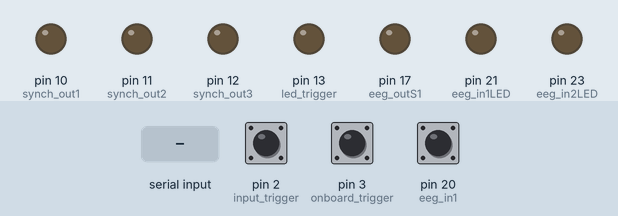
Bench run of a sketch on a simulated Arduino Mega 2560, built with avr-gcc and run on an emulated ATmega2560. Parts: output pins drawn as LEDs (lit = HIGH). The inputs (shaded band) are chosen by the test bench; at power-on: pin 2 (input_trigger) HIGH, pin 20 (eeg_in1) HIGH, pin 3 (onboard_trigger) HIGH. Pins used as bus, display or sensor lines are not drawn; what the sketch prints to the serial monitor is not drawn.

Above: at 3.4 s.
3.5 s: pin 2 (input_trigger) pulled LOW for 0.15 s
At 3.57 s:
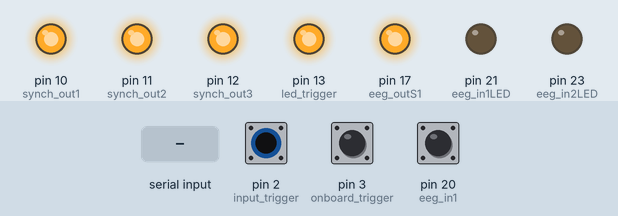
5.1 s: "s" received over Serial
At 5.6 s:
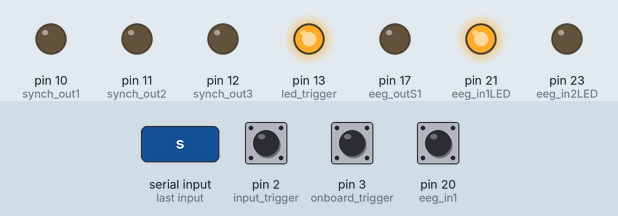
8.1 s: pin 20 (eeg_in1) pulled LOW for 0.15 s
At 8.6 s:
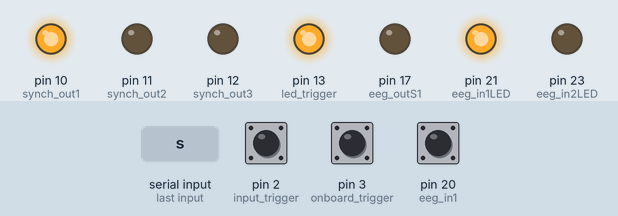
9.7 s: pin 3 (onboard_trigger) pulled LOW for 0.15 s
At 11.0 s:
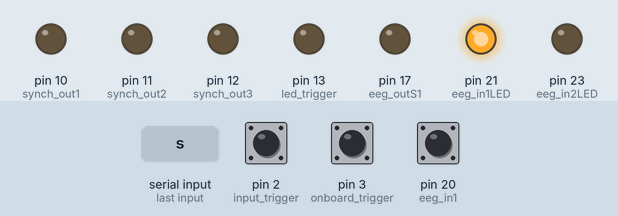
11.3 s: "e" received over Serial
At 12.7 s:
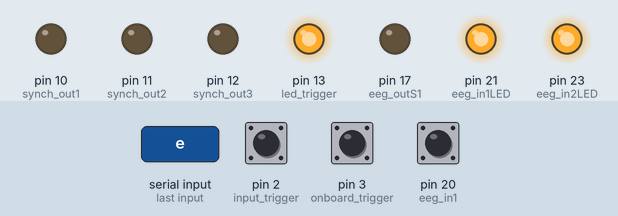
14.3 s: "S" received over Serial
At 15.0 s:
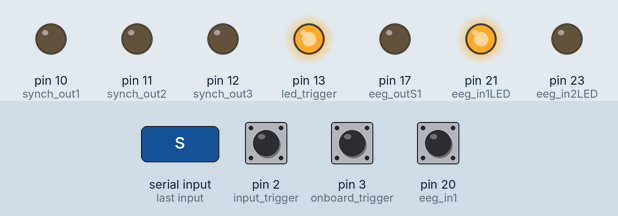
Timing chart, 0 to 17.3 s (numbered marks = the images above; inputs shaded):
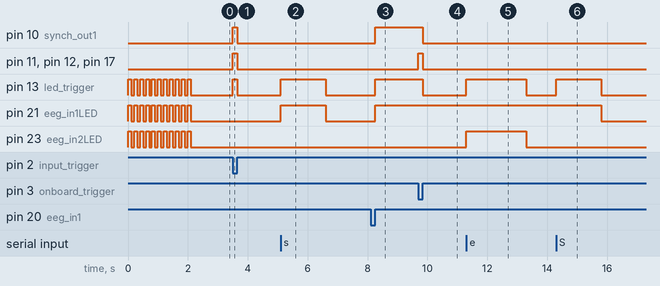

Measured:
- after the input at 3.5 s, pin 10 (synch_out1), pin 11 (synch_out2), pin 12 (synch_out3), pin 13 (led_trigger), pin 17 (eeg_outS1): LOW → HIGH at once, → LOW 0.15 s later
- after the input at 5.1 s, pin 13 (led_trigger), pin 21 (eeg_in1LED): LOW → HIGH at once, → LOW 1.5 s later
- after the input at 8.1 s, pin 10 (synch_out1), pin 13 (led_trigger), pin 21 (eeg_in1LED): LOW → HIGH after 0.15 s
- after the input at 9.7 s, pin 10 (synch_out1), pin 13 (led_trigger): HIGH → LOW after 0.15 s; pin 11 (synch_out2), pin 12 (synch_out3), pin 17 (eeg_outS1): LOW → HIGH at once, → LOW 0.15 s later
- after the input at 11.3 s, pin 13 (led_trigger), pin 23 (eeg_in2LED): LOW → HIGH at once, → LOW 2.0 s later
- after the input at 14.3 s, pin 13 (led_trigger): LOW → HIGH at once, → LOW 1.5 s later; pin 21 (eeg_in1LED): HIGH → LOW after 1.5 s

The sketch:

XBee_TriggerBox_MAIN_PsychtoolboxProtocol_JB.ino
```cpp
// This is the main file for the XBee trigger system.

// Manual trigger buttons for system synch
const int input_trigger = 2; // Main input trigger button - external
const int onboard_trigger = 3; // Main input trigger button - onboard

// MATLAB Serial Altered Pin
const int matlab_serial = 4; // Just used for detecting interrupt

// Output BNC
const int synch_out1 = 10; // BNC 1
const int synch_out2 = 11; // BNC 2
const int synch_out3 = 12;  // BNC 3
const int led_trigger = 13; // Input trigger indicator LED

// EEG 25-pin connector
const int eeg_outS1 = 17; // S1 trigger input to EEG
const int eeg_outS2 = 18; // S2 trigger input to EEG
const int eeg_outS4 = 19; // S4 trigger input to EEG

// BNC in from IR sensors - write to EEG out
const int eeg_in1 = 20; // Input 1 from IR sensor to EEG
const int eeg_in1LED = 21; // LED indicator for input 1 from IR sensor to EEG
const int eeg_in2 = 22; // Input 2 from IR sensor to EEG
const int eeg_in2LED = 23; // LED indicator for input 2 from IR sensor to EEG

// Create flag variable
volatile boolean flag1 = 0;
volatile boolean flag2 = 0;
volatile boolean flag3 = 0;
volatile boolean flag4 = 0;
volatile boolean flag5 = 0;

char matlabSignal;

// Debouncing variables
// For input trigger
unsigned long lastDebounceTime1 = 0; // last time input toggled
unsigned long debounceDelay1 = 30; // debounce time, increase if input flickers
// For onboard trigger
unsigned long lastDebounceTime2 = 0; // last time input toggled
unsigned long debounceDelay2 = 30; // debounce time, increase if input flickers
// For eeg_in1
unsigned long lastDebounceTime3 = 0; // last time input toggled
unsigned long debounceDelay3 = 30; // debounce time, increase if input flickers
// For eeg_in2
unsigned long lastDebounceTime4 = 0; // last time input toggled
unsigned long debounceDelay4 = 30; // debounce time, increase if input flickers

// Serial1 for writing to XBee
// rx1 = 0;
// tx1 = 1;

// ***********************************************************************************************************
// *                                                                                                         *
// *                                  ******* MAIN SETUP *******                                             *
// *                                                                                                         *
// ***********************************************************************************************************
void setup() {

  // Serial communication
  Serial1.begin(9600);
  Serial.begin(9600);


  // Define all pin modes
  pinMode(input_trigger, INPUT_PULLUP);     // INPUT_PULLUP used because using button
  pinMode(onboard_trigger, INPUT_PULLUP);   // INPUT_PULLUP used because using button
  pinMode(matlab_serial, INPUT_PULLUP);     // not sure about this ///////////////////////////////////////////////////////////////////////////////////////////////////////
  pinMode(synch_out1, OUTPUT);
  pinMode(synch_out2, OUTPUT);
  pinMode(synch_out3, OUTPUT);
  pinMode(led_trigger, OUTPUT);
  pinMode(eeg_outS1, OUTPUT);
  pinMode(eeg_outS2, OUTPUT);
  pinMode(eeg_outS4, OUTPUT);
  pinMode(eeg_in1, INPUT_PULLUP);
  pinMode(eeg_in1LED, OUTPUT);
  pinMode(eeg_in2, INPUT_PULLUP);
  pinMode(eeg_in2LED, OUTPUT);

  // Turn LEDs on and off 5x to indicate start up
  for (int ii = 0; ii <= 10; ii++) {
    digitalWriteFast(led_trigger, HIGH);
    digitalWriteFast(eeg_in1LED, HIGH);
    digitalWriteFast(eeg_in2LED, HIGH);
    setXBeeState(0x5);
    delay(100);
    digitalWriteFast(led_trigger, LOW);
    digitalWriteFast(eeg_in1LED, LOW);
    digitalWriteFast(eeg_in2LED, LOW);
    setXBeeState(0x4);
    delay(100);
  }

  // Setup interrupts
  // CHANGE used because need to interrupt when button pressed and when button released
  attachInterrupt (digitalPinToInterrupt(input_trigger), checkExternalButton, CHANGE);  // attach input_trigger (external) to pin 2
  attachInterrupt (digitalPinToInterrupt(onboard_trigger), checkOnboardButton, CHANGE);  // attach onboard_trigger (internal) to pin 3
  attachInterrupt (digitalPinToInterrupt(eeg_in1), checkInput1, CHANGE);  // attach eeg_in1 to pin 20
  attachInterrupt (digitalPinToInterrupt(eeg_in2), checkInput2, CHANGE);  // attach eeg_in2 to pin 22
  //attachInterrupt (digitalPinToInterrupt(matlab_serial), checkMATLAB, CHANGE); //serial from MATLAB


} // end of void setup()

// ***********************************************************************************************************
// *                                                                                                         *
// *                                  ******* MAIN LOOP *******                                              *
// *                                                                                                         *
// ***********************************************************************************************************

void loop() {

  // ************ //
  // Check flag 1 //      // For input trigger
  // ************ //

  if (flag1 == true)  // trigger by interrupt
  {
    int state1 = digitalRead(input_trigger);  // read and store current value (HIGH or LOW)

    if ((long)(millis() - lastDebounceTime1) > debounceDelay1) // check if elapsed time since signal is greater than interval
    { // must be set to long
      flag1 = false; // reset flag
      //Serial.println((millis() - lastDebounceTime1)); // prints elapsed time

      if (state1 == LOW)  // button pressed
      {
        triggerON();  // turns lights on and sends signals to certain outputs
      }
      else if (state1 == HIGH)  // button not pressed
      {
        triggerOFF(); // turns lights off and stops signals to certain outputs
      }

      lastDebounceTime1 = millis(); //reset time

    } // end of if ((long)(millis() - lastDebounceTime1) > debounceDelay1)
  }  // end of if (flag1 == true)


  // ************ //
  // Check flag 2 //    // For onboard trigger
  // ************ //

  if (flag2 == true)  // trigger by interrupt
  {
    int state2 = digitalRead(onboard_trigger);  // read and store current value (HIGH or LOW)

    if ((long)(millis() - lastDebounceTime2) > debounceDelay2) // check if elapsed time since signal is greater than interval
    { // must be set to long
      flag2 = false; // reset flag
      //Serial.println((millis() - lastDebounceTime2)); // prints elapsed time

      if (state2 == LOW)  // button pressed
      {
        triggerON();  // turns lights on and sends signals to certain outputs
      }
      else if (state2 == HIGH)  // button not pressed
      {
        triggerOFF(); // turns lights off and stops signals to certain outputs
      }

      lastDebounceTime2 = millis(); //reset time

    } // end of if ((long)(millis() - lastDebounceTime2) > debounceDelay2)
  }  // end of if (flag2 == true)


  // ************ //
  // Check flag 3 //    // For eeg_in1 trigger
  // ************ //

  // NOTE: A change in flag 3 (from eeg_in1 interrupt) ONLY creates marker in EEG data (S2)

  if (flag3 == true)  // trigger by interrupt
  {
    int state3 = digitalRead(eeg_in1); // read and store current value (HIGH or LOW)

    if ((long)(millis() - lastDebounceTime3) > debounceDelay3) // check if elapsed time since signal is greater than interval
    { // must be set to long
      flag3 = false; // reset flag
      //Serial.println((millis() - lastDebounceTime3)); // prints elapsed time

      if (state3 == HIGH)  // blocked
      {
        // Set pins to high
        digitalWriteFast(eeg_outS2, HIGH);
        digitalWriteFast(eeg_in1LED, HIGH);
        // Turn on LED indicator
        digitalWriteFast(led_trigger, HIGH);
        digitalWriteFast(synch_out1, HIGH);
      }
      else if (state3 == LOW)  // not blocked
      {
        // Set pins to low
        digitalWriteFast(eeg_outS2, LOW);
        digitalWriteFast(eeg_in1LED, LOW);
        // Turn off LED indicator
        digitalWriteFast(led_trigger, LOW);
        digitalWriteFast(synch_out1, LOW);
      }

      lastDebounceTime3 = millis(); //reset time

    } // end of if ((long)(millis() - lastDebounceTime3) > debounceDelay3)
  }  // end of if (flag3 == true)


  // ************ //
  // Check flag 4 //    // For eeg_in2 trigger
  // ************ //

  // NOTE: A change in flag 4 (from eeg_in2 interrupt) ONLY creates marker in EEG data (S4)

  if (flag4 == true)  // trigger by interrupt
  {
    int state4 = digitalRead(eeg_in2);  // read and store current value (HIGH or LOW)

    if ((long)(millis() - lastDebounceTime4) > debounceDelay4) // check if elapsed time since signal is greater than interval
    { // must be set to long
      flag4 = false; // reset flag
      //Serial.println((millis() - lastDebounceTime4)); // prints elapsed time

      if (state4 == HIGH)  // blocked
      {
        // Set pins to high
        digitalWriteFast(eeg_outS4, HIGH);
        digitalWriteFast(eeg_in2LED, HIGH);
        // Turn on LED indicator
        digitalWriteFast(led_trigger, HIGH);
        digitalWriteFast(synch_out1, HIGH);
      }
      else if (state4 == LOW)  // not blocked
      {
        // Set pins to low
        digitalWriteFast(eeg_outS4, LOW);
        digitalWriteFast(eeg_in2LED, LOW);
        // Turn off LED indicator
        digitalWriteFast(led_trigger, LOW);
        digitalWriteFast(synch_out1, LOW);
      }

      lastDebounceTime4 = millis(); //reset time

    } // end of if ((long)(millis() - lastDebounceTime3) > debounceDelay3)
  }  // end of if (flag4 == true)

//------------------------------------------------------------------------------
//  // ************ //
//  // Check flag 5 //    // For matlab_serial trigger
//  // ************ //
//
//  // NOTE: A change in flag 5 (from matlab_serial interrupt) ONLY creates marker in EEG data (S1 and S2)
//
//  if (flag5 == true)  // trigger by interrupt
//  {
//    int state5 = digitalRead(matlab_serial); // read and store current value (HIGH or LOW)
//
//    flag5 = false; // reset flag
//
//    if (state5 == HIGH)  // serial is not null
//    {
//      // Set pins to high
//      digitalWriteFast(eeg_outS1, HIGH);
//      digitalWriteFast(eeg_outS2, HIGH);
//      // Turn on LED indicator
//      digitalWriteFast(led_trigger, HIGH);
//      // Turn on LED BNC
//      digitalWriteFast(synch_out1, HIGH);
//      //Make marker different from eeg_in1 pulse
//      //delayMicroseconds(100000);
//    }
//    else if (state5 == LOW)  // serial is null
//    {
//      // Set pins to low
//      digitalWriteFast(eeg_outS1, LOW);
//      digitalWriteFast(eeg_outS2, LOW);
//      // Turn off LED indicator
//      digitalWriteFast(led_trigger, LOW);
//      // Turn off LED BNC
//      digitalWriteFast(synch_out1, LOW);
//    }
//  }  // end of if (flag5 == true)
//--------------------------------------------------------------------------------

} // end of void loop()

// ***********************************************************************************************************
// *                                                                                                         *
// *                          ******* Change status of digital pins *******                                  *
// *                                                                                                         *
// ***********************************************************************************************************

void serialEvent() {
  char rxChar = Serial.read();            // Save character received.
  Serial.flush();                    // Clear receive buffer.
  // Indicate start of experiment
  switch (rxChar) {
    case 's':
    case 'S':                          // If received 's' or 'S':
       // Set pins to high
       digitalWriteFast(eeg_outS2, HIGH);
       // blink twice to indicate start
        for (int ii = 0; ii <= 2; ii++) {
        digitalWriteFast(eeg_in1LED, HIGH);
        digitalWriteFast(led_trigger, HIGH);
        delay(500);
        digitalWriteFast(eeg_in1LED, LOW);
        digitalWriteFast(led_trigger, LOW);
        }
        delay(10);
        // Set pin to low
        digitalWriteFast(eeg_outS2, LOW);
        // Return "ok" for matlab to confirm rx
        Serial.write("ok");
      break;
    // Indicate end of experiment
    case 'e':
    case 'E':                          // If received 'e' or 'E':
      // Set pins to high
       digitalWriteFast(eeg_outS4, HIGH);
       // blink thrice to indicate start
        for (int ii = 0; ii <= 3; ii++) {
        digitalWriteFast(eeg_in2LED, HIGH);
        digitalWriteFast(led_trigger, HIGH);
        delay(500);
        digitalWriteFast(eeg_in2LED, LOW);
        digitalWriteFast(led_trigger, LOW);
        }
        delay(10);
        // Set pin to low
        digitalWriteFast(eeg_outS4, LOW);
        // Return "ok" for matlab to confirm rx
        Serial.write("ok");
      break;
      // Indicate unknown character
  }
}

void triggerON ()
{
  // Set pins to high
  digitalWriteFast(synch_out1, HIGH);
  digitalWriteFast(synch_out2, HIGH);
  digitalWriteFast(synch_out3, HIGH);
  digitalWriteFast(eeg_outS1, HIGH);
  // Set xbee to high
  setXBeeState(0x5);
  // Turn on LED indicator
  digitalWriteFast(led_trigger, HIGH);
  // Signal MATLAB
  Serial.write('M');
}

void triggerOFF ()
{
  // Set pins to low
  digitalWriteFast(synch_out1, LOW);
  digitalWriteFast(synch_out2, LOW);
  digitalWriteFast(synch_out3, LOW);
  digitalWriteFast(eeg_outS1, LOW);
  // Set xbee to low
  setXBeeState(0x4);
  // Turn off LED indicator
  digitalWriteFast(led_trigger, LOW);
}

// ***********************************************************************************************************
// *                                                                                                         *
// *                        ******* Interrupt Service Routines (ISR) *******                                 *
// *                                                                                                         *
// ***********************************************************************************************************

void checkExternalButton()  // For input trigger
{
  flag1 = true; // triggers section in void loop()
}

void checkOnboardButton() // For onboard trigger
{
  flag2 = true; // triggers section in void loop()
}

void checkInput1()  // For eeg_in1
{
  flag3 = true; // triggers section in void loop()
}

void checkInput2()  // For eeg_in2
{
  flag4 = true; // triggers section in void loop()
}
//void checkMATLAB() //For matlab_serial
//{
//  flag5 = true; // triggers section in void loop()
//}


// ***********************************************************************************************************
// *                                                                                                         *
// *                        ******* Change status of XBee digital pins *******                               *
// *                                                                                                         *
// ***********************************************************************************************************

void setXBeeState(char value) {

  // Remote XBee: AT, Base XBee: API
  Serial1.write(0x7E); // Sync up the start byte
  Serial1.write((byte)0x0); // Length MSB (always 0)
  Serial1.write(0x10); // Length LSB
  Serial1.write(0x17); // 0x17 is the frame ID for sending an AT command
  Serial1.write((byte)0x0); // Frame ID (no reply needed)
  Serial1.write((byte)0x0); // Send the 64 bit destination address
  Serial1.write((byte)0x0); // (Sending 0x000000000000FFFF (broadcast))
  Serial1.write((byte)0x0);
  Serial1.write((byte)0x0);
  Serial1.write((byte)0x0);
  Serial1.write((byte)0x0);
  Serial1.write(0xFF);
  Serial1.write(0xFF);
  Serial1.write(0xFF); // Destination Network
  Serial1.write(0xFE); // (Set to 0xFFFE if unknown)
  Serial1.write(0x02); // Set to 0x02 to apply these changes

  //Command name in ASCII characters
  Serial1.write('D');
  Serial1.write('3');

  //Command data in as many bytes as needed
  Serial1.write(value);

  // Checksum
  long checksum = 0x17 + 0xFF + 0xFF + 0xFF + 0xFE + 0x02 + 'D' + '3' + value;
  Serial1.write(0xFF - (checksum & 0xFF)); // Checksum

}
```
